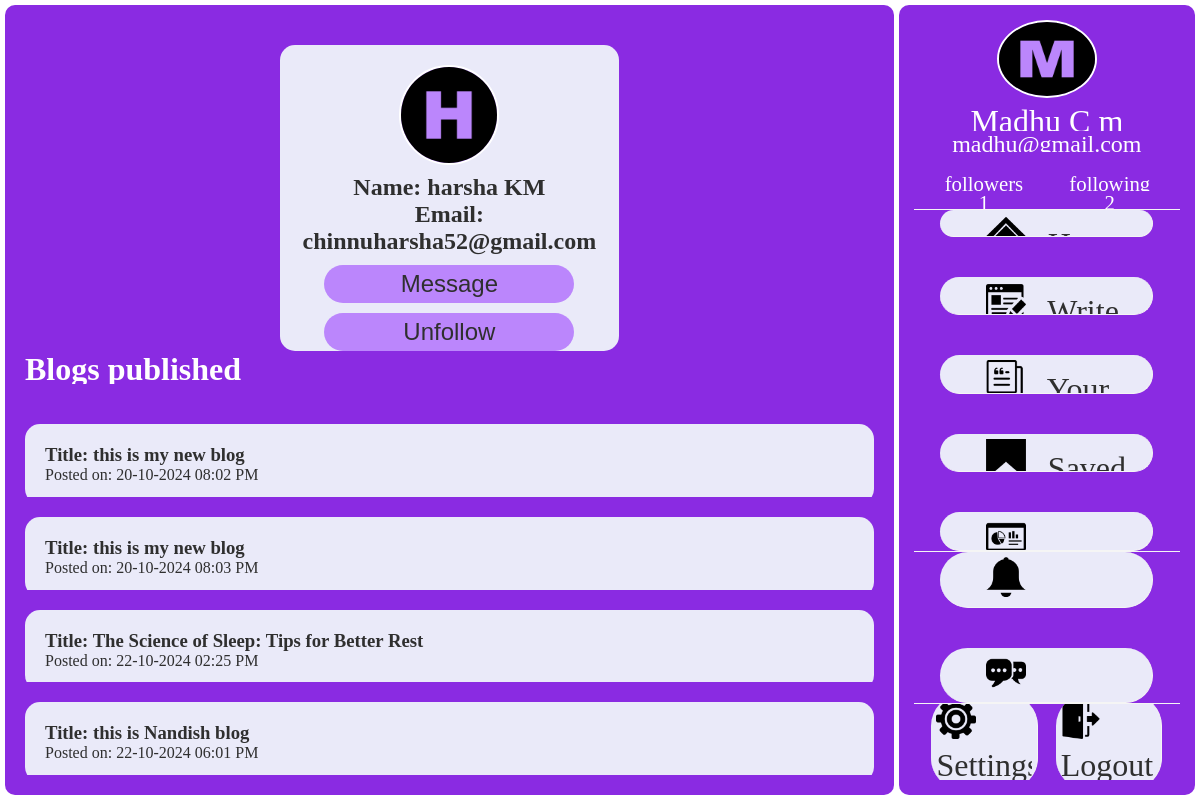
The app's page /view_user/1 (signed in) with its own data.
### models.py (models this page shows)
class User(db.Model):
    id = db.Column(db.Integer, primary_key=True)
    user_fname = db.Column(db.String(100), nullable=False)
    user_lname = db.Column(db.String(100), nullable=False)
    user_mob_no = db.Column(db.String(100), nullable=False)
    user_email = db.Column(db.String(100), nullable=False, unique=True)
    user_password = db.Column(db.String(100), nullable=False)
    blogs = db.relationship('Blog', backref='author', lazy=True)
    comments = db.relationship('Comment', back_populates='user', lazy=True)
    followed = db.relationship('Follower', foreign_keys=[Follower.user_id], backref='user_following')
    followers = db.relationship('Follower', foreign_keys=[Follower.follower_id], backref='user_followed_by')
    notifications = db.relationship('Notification', backref='notified_user', lazy=True)  # Uncommented and renamed backref

class Blog(db.Model):
    blog_id = db.Column(db.Integer, primary_key=True)
    author_id = db.Column(db.String(200), db.ForeignKey('user.id'), nullable=False)
    author_name = db.Column(db.String(200), nullable=False)
    blog_title = db.Column(db.String(200), nullable=False)
    blog_content = db.Column(db.Text, nullable=False)
    date_posted = db.Column(db.DateTime, nullable=False, default=datetime.utcnow)
    comments = db.relationship('Comment', back_populates='blog', lazy=True)
    likes = db.relationship('Like', back_populates='blog', lazy=True)

### routes/users_routes.py (the view)
@app.route('/view_user/<int:user_id>')
def view_user(user_id):
    user = User.query.filter_by(id=user_id).first()
    blogs = Blog.query.filter_by(author_id=user_id).all()
    follows = Follower.query.filter_by(follower_id=session['user_id']).all()
    followings_ids =[]
    for following in follows:
        followings_ids.append(following.user_id)
    return render_template('view_user.html', user=user, blogs=blogs, followings_ids=followings_ids)

### templates/view_user.html (shortened to what this page needs)
{% extends 'base.html' %}
{% block content %}
    <link rel="stylesheet" href="../static/css/style.css">
    <div class="full_page">
        <div class="content_area">
            <div class="profile_info">
                <img class="profile_img" src="../static/img/profil_img/{{ user.user_fname[0].lower() }}.png" alt="">
                <div class="name_and_email">
                    <h2>Name: {{ user.user_fname+' '+user.user_lname }}</h2>
                    <h2>Email: {{ user.user_email }}</h2>
                    <div class="chat_and_follow">
                        <form action="/chat_with_user" method="POST">
                            <button type="submit">Message</button>
                        </form>
                        {% if user.id in followings_ids %}
                            <form action="/unfollow" method="post">
                                <button type="submit">Unfollow</button>
                            </form>
                        {% else %}
                            <form action="{{ url_for('follow', user_id=user.id, user_name=user.user_fname + ' ' + user.user_lname, from_addr='view_user') }}" method="post">
                                <input type="hidden" name="from_addr" value="view_user">
                                <button type="submit">Follow</button>
                            </form>
                        {% endif %}
                    </div>
                </div>
            </div>
            <div class="blogs">
                <h1>Blogs published</h1>
                {% for blog in blogs %}
                    <a href="{{ url_for('view_blog', blog_id=blog.blog_id) }}">
                        <div class="blog">
                            <h3>Title: {{ blog.blog_title }}</h3>
                            <p>Posted on: {{ blog.date_posted.strftime('%d-%m-%Y %I:%M %p') }}</p>
                        </div>
                    </a>
                {% endfor %}
            </div>
        </div>
        {% include '_side_bar.html' %}
    </div>
{% endblock %}

### static/css/style.css (style rules this page uses)
* { margin: 0; padding: 0; box-sizing: border-box; overflow: hidden; }
:root { --primary-bg: blueviolet; --secondary-bg: #eaeaf9; --accent-color: #bb86fc; --link-highlight: #FF6F61; --text-color: #FFFFFF; --secondary-text-color: #2F2F2F; --scrollbar-track: #D3B1F4; --scrollbar-thumb: #8400ff; --scrollbar-thumb-hover: rgba(155, 50, 253, 0.39); --flash-bg: rgba(197, 145, 245, 0.823); --flash-message-bg: rgba(0, 0, 0, 0.485); }
.full_page { color: var(--text-color); display: flex; gap: 5px; padding: 5px; width: 100vw; height: 100vh; align-items: center; justify-content: center; }
.content_area { position: relative; padding: 40px 20px 20px 20px; width: 75%; height: 100%; background-color: var(--primary-bg); border-radius: 10px; }
.content_area h1 { margin-bottom: 20px; }
a { text-decoration: none; }
button { margin: 10px 0px 0px 0px; width: 100%; padding: 5px; font-size: 1.5rem; border-radius: 25px; border: none; background-color: var(--accent-color) ; color: var(--secondary-text-color); cursor: pointer; }

### templates/view_user.html (style rules this page uses)
.content_area { padding: 20px; display: flex; flex-direction: column; align-items: center; }
.profile_info { width: 40%; background-color:var(--secondary-bg); color: var(--secondary-text-color); border-radius: 15px; padding: 20px; text-align: center; }
.profile_img { background-color: var(--accent-color); }
.chat_and_follow { width: 100%; justify-content: center; column-gap: 20px; }
.chat_and_follow button { width: 250px; padding: 5px 20px; }
.blogs { display: flex; flex-direction: column; row-gap: 20px; width: 100%; }
.blog { width: 100%; padding: 20px; border-radius: 15px; background-color: var(--secondary-bg); color: var(--secondary-text-color); }

### templates/_side_bar.html (style rules this page uses)
.profile_img { width: 100px; height: 100px; border-radius: 50%; border: 2px solid white; margin-bottom: 5px; }

### records on screen
User: user_fname+user_lname "harsha KM", user_email "chinnuharsha52@gmail.com"
Blog: blog_title "this is my new blog", date_posted "20-10-2024 08:02 PM"
Blog: blog_title "this is my new blog", date_posted "20-10-2024 08:03 PM"
Blog: blog_title "The Science of Sleep: Tips for Better Rest", date_posted "22-10-2024 02:25 PM"
Blog: blog_title "this is Nandish blog", date_posted "22-10-2024 06:01 PM"

### other values on screen
{{ session['user_fname'] }} "Madhu"
{{ session['user_lname'] }} "C m"
{{ session['user_email'] }} "madhu@gmail.com"
{{ session['followers_count'] }} "1"
{{ session['following_count'] }} "2"
